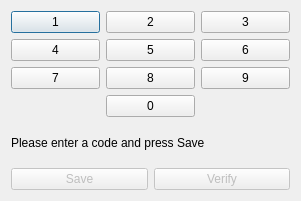
<?xml version="1.0" encoding="UTF-8"?>
<ui version="4.0">
 <class>Dialog</class>
 <widget class="QDialog" name="Dialog">
  <property name="geometry">
   <rect>
    <x>0</x>
    <y>0</y>
    <width>301</width>
    <height>201</height>
   </rect>
  </property>
  <property name="windowTitle">
   <string>Dialog</string>
  </property>
  <layout class="QVBoxLayout" name="verticalLayout">
   <item>
    <layout class="QGridLayout" name="gridLayout">
     <item row="0" column="0">
      <widget class="QPushButton" name="btnOne">
       <property name="text">
        <string>1</string>
       </property>
      </widget>
     </item>
     <item row="0" column="1">
      <widget class="QPushButton" name="btnTwo">
       <property name="text">
        <string>2</string>
       </property>
      </widget>
     </item>
     <item row="0" column="2">
      <widget class="QPushButton" name="btnThree">
       <property name="text">
        <string>3</string>
       </property>
      </widget>
     </item>
     <item row="1" column="0">
      <widget class="QPushButton" name="btnFour">
       <property name="text">
        <string>4</string>
       </property>
      </widget>
     </item>
     <item row="1" column="1">
      <widget class="QPushButton" name="btnFive">
       <property name="text">
        <string>5</string>
       </property>
      </widget>
     </item>
     <item row="1" column="2">
      <widget class="QPushButton" name="btnSix">
       <property name="text">
        <string>6</string>
       </property>
      </widget>
     </item>
     <item row="2" column="0">
      <widget class="QPushButton" name="btnSeven">
       <property name="text">
        <string>7</string>
       </property>
      </widget>
     </item>
     <item row="2" column="1">
      <widget class="QPushButton" name="btnEight">
       <property name="text">
        <string>8</string>
       </property>
      </widget>
     </item>
     <item row="2" column="2">
      <widget class="QPushButton" name="btnNine">
       <property name="text">
        <string>9</string>
       </property>
      </widget>
     </item>
     <item row="3" column="1">
      <widget class="QPushButton" name="btnZero">
       <property name="text">
        <string>0</string>
       </property>
      </widget>
     </item>
    </layout>
   </item>
   <item>
    <widget class="QLabel" name="lblNotify">
     <property name="text">
      <string>Please enter a code and press Save</string>
     </property>
    </widget>
   </item>
   <item>
    <layout class="QHBoxLayout" name="horizontalLayout">
     <item>
      <widget class="QPushButton" name="btnSave">
       <property name="enabled">
        <bool>false</bool>
       </property>
       <property name="text">
        <string>Save</string>
       </property>
      </widget>
     </item>
     <item>
      <widget class="QPushButton" name="btnVerify">
       <property name="enabled">
        <bool>false</bool>
       </property>
       <property name="text">
        <string>Verify</string>
       </property>
      </widget>
     </item>
    </layout>
   </item>
  </layout>
 </widget>
 <resources/>
 <connections/>
</ui>
